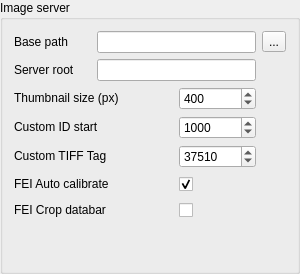
        <widget class="QGroupBox" name="image_server_group_box">
         <property name="sizePolicy">
          <sizepolicy hsizetype="MinimumExpanding" vsizetype="Preferred">
           <horstretch>0</horstretch>
           <verstretch>0</verstretch>
          </sizepolicy>
         </property>
         <property name="minimumSize">
          <size>
           <width>300</width>
           <height>0</height>
          </size>
         </property>
         <property name="title">
          <string>Image server</string>
         </property>
         <layout class="QVBoxLayout" name="verticalLayout_4">
          <item>
           <layout class="QGridLayout" name="gridLayout_2">
            <item row="1" column="0">
             <widget class="QLabel" name="server_root_label">
              <property name="sizePolicy">
               <sizepolicy hsizetype="Preferred" vsizetype="Fixed">
                <horstretch>0</horstretch>
                <verstretch>0</verstretch>
               </sizepolicy>
              </property>
              <property name="text">
               <string>Server root</string>
              </property>
              <property name="buddy">
               <cstring>server_root_field</cstring>
              </property>
             </widget>
            </item>
            <item row="2" column="0" colspan="2">
             <widget class="QLabel" name="img_thumb_size_label">
              <property name="sizePolicy">
               <sizepolicy hsizetype="Preferred" vsizetype="Fixed">
                <horstretch>0</horstretch>
                <verstretch>0</verstretch>
               </sizepolicy>
              </property>
              <property name="text">
               <string>Thumbnail size (px)</string>
              </property>
              <property name="buddy">
               <cstring>img_thumb_size_spinbox</cstring>
              </property>
             </widget>
            </item>
            <item row="3" column="2">
             <widget class="QSpinBox" name="custom_id_start_spinBox">
              <property name="sizePolicy">
               <sizepolicy hsizetype="Minimum" vsizetype="Fixed">
                <horstretch>0</horstretch>
                <verstretch>0</verstretch>
               </sizepolicy>
              </property>
              <property name="whatsThis">
               <string>&lt;html&gt;&lt;head/&gt;&lt;body&gt;&lt;p&gt;&lt;span style=&quot; font-size:14pt; font-weight:600;&quot;&gt;Custom ID start&lt;/span&gt;&lt;/p&gt;&lt;p&gt;If the picture ID is not provided in the filename or not recorded in the TIFF tags, then a custom one will be generated starting from the value of this variable.&lt;/p&gt;&lt;/body&gt;&lt;/html&gt;</string>
              </property>
              <property name="maximum">
               <number>999999</number>
              </property>
              <property name="value">
               <number>1000</number>
              </property>
             </widget>
            </item>
            <item row="0" column="0">
             <widget class="QLabel" name="base_path_label">
              <property name="sizePolicy">
               <sizepolicy hsizetype="Preferred" vsizetype="Fixed">
                <horstretch>0</horstretch>
                <verstretch>0</verstretch>
               </sizepolicy>
              </property>
              <property name="text">
               <string>Base path</string>
              </property>
              <property name="buddy">
               <cstring>base_path_field</cstring>
              </property>
             </widget>
            </item>
            <item row="0" column="1" colspan="2">
             <widget class="QLineEdit" name="base_path_field">
              <property name="sizePolicy">
               <sizepolicy hsizetype="Expanding" vsizetype="Fixed">
                <horstretch>0</horstretch>
                <verstretch>0</verstretch>
               </sizepolicy>
              </property>
              <property name="whatsThis">
               <string>&lt;html&gt;&lt;head/&gt;&lt;body&gt;&lt;p&gt;&lt;span style=&quot; font-size:14pt; font-weight:600;&quot;&gt;Image server base path&lt;/span&gt;&lt;/p&gt;&lt;p&gt;Images are not uploaded to the ELOG because they are generally too many for a single post. All images (TIF, PNG and Thumbnail) are served by another webserver. &lt;/p&gt;&lt;p&gt;This base path is the location where all images are saved. &lt;/p&gt;&lt;p&gt;For example. Assume that:&lt;/p&gt;&lt;p&gt;- base path is &lt;span style=&quot; font-weight:600;&quot;&gt;c:\Pictures\Microscopy&lt;/span&gt;&lt;/p&gt;&lt;p&gt;- server roor is &lt;span style=&quot; font-weight:600;&quot;&gt;https://my-image-server/pics&lt;/span&gt;&lt;/p&gt;&lt;p&gt;So a picture saved in c:\Pictures\Microscopy\MyExperiment\Sample\image1.tif will be made available as https://my-image-server/pics/MyExperiment/Sample/image1.tif&lt;/p&gt;&lt;/body&gt;&lt;/html&gt;</string>
              </property>
             </widget>
            </item>
            <item row="4" column="2">
             <widget class="QSpinBox" name="custom_id_tiff_tag_spinBok">
              <property name="sizePolicy">
               <sizepolicy hsizetype="Minimum" vsizetype="Fixed">
                <horstretch>0</horstretch>
                <verstretch>0</verstretch>
               </sizepolicy>
              </property>
              <property name="whatsThis">
               <string>&lt;html&gt;&lt;head/&gt;&lt;body&gt;&lt;p&gt;&lt;span style=&quot; font-size:14pt; font-weight:600;&quot;&gt;Custom TIFF Tag&lt;/span&gt;&lt;/p&gt;&lt;p&gt;The value of the picture ID is written in the image TIFF tags. The value of this variable represent the TIFF tag to be used. &lt;/p&gt;&lt;p&gt;Be careful when changing this value!&lt;/p&gt;&lt;/body&gt;&lt;/html&gt;</string>
              </property>
              <property name="maximum">
               <number>999999</number>
              </property>
              <property name="value">
               <number>37510</number>
              </property>
             </widget>
            </item>
            <item row="3" column="0" colspan="2">
             <widget class="QLabel" name="label_6">
              <property name="sizePolicy">
               <sizepolicy hsizetype="Preferred" vsizetype="Fixed">
                <horstretch>0</horstretch>
                <verstretch>0</verstretch>
               </sizepolicy>
              </property>
              <property name="text">
               <string>Custom ID start</string>
              </property>
              <property name="buddy">
               <cstring>custom_id_start_spinBox</cstring>
              </property>
             </widget>
            </item>
            <item row="6" column="0" colspan="2">
             <widget class="QLabel" name="label_9">
              <property name="sizePolicy">
               <sizepolicy hsizetype="Preferred" vsizetype="Fixed">
                <horstretch>0</horstretch>
                <verstretch>0</verstretch>
               </sizepolicy>
              </property>
              <property name="text">
               <string>FEI Crop databar</string>
              </property>
              <property name="buddy">
               <cstring>fei_crop_databar_checkbok</cstring>
              </property>
             </widget>
            </item>
            <item row="6" column="2">
             <widget class="QCheckBox" name="fei_crop_databar_checkbok">
              <property name="sizePolicy">
               <sizepolicy hsizetype="Minimum" vsizetype="Fixed">
                <horstretch>0</horstretch>
                <verstretch>0</verstretch>
               </sizepolicy>
              </property>
              <property name="minimumSize">
               <size>
                <width>0</width>
                <height>20</height>
               </size>
              </property>
              <property name="whatsThis">
               <string>&lt;html&gt;&lt;head/&gt;&lt;body&gt;&lt;p&gt;&lt;span style=&quot; font-size:14pt; font-weight:600;&quot;&gt;FEI Crop databar&lt;/span&gt;&lt;/p&gt;&lt;p&gt;Perform automatic databar cropping of FEI images. The original image with databar will also be stored, meaning that activating this option will double the disk space usage for the project.&lt;/p&gt;&lt;/body&gt;&lt;/html&gt;</string>
              </property>
              <property name="text">
               <string/>
              </property>
              <property name="checked">
               <bool>false</bool>
              </property>
             </widget>
            </item>
            <item row="0" column="3">
             <widget class="QToolButton" name="search_basepath_button">
              <property name="sizePolicy">
               <sizepolicy hsizetype="Fixed" vsizetype="Fixed">
                <horstretch>0</horstretch>
                <verstretch>0</verstretch>
               </sizepolicy>
              </property>
              <property name="text">
               <string>...</string>
              </property>
              <property name="icon">
               <iconset resource="resource.qrc">
                <normaloff>:/resources/icons8-opened-folder-30.png</normaloff>:/resources/icons8-opened-folder-30.png</iconset>
              </property>
             </widget>
            </item>
            <item row="5" column="2">
             <widget class="QCheckBox" name="fei_auto_calibrated_checkbok">
              <property name="sizePolicy">
               <sizepolicy hsizetype="Minimum" vsizetype="Fixed">
                <horstretch>0</horstretch>
                <verstretch>0</verstretch>
               </sizepolicy>
              </property>
              <property name="minimumSize">
               <size>
                <width>0</width>
                <height>20</height>
               </size>
              </property>
              <property name="whatsThis">
               <string>&lt;html&gt;&lt;head/&gt;&lt;body&gt;&lt;p&gt;&lt;span style=&quot; font-size:14pt; font-weight:600;&quot;&gt;FEI Auto calibrate&lt;/span&gt;&lt;/p&gt;&lt;p&gt;Perform automatic calibration of FEI images when adding them to the protocol. &lt;/p&gt;&lt;/body&gt;&lt;/html&gt;</string>
              </property>
              <property name="text">
               <string/>
              </property>
              <property name="checked">
               <bool>true</bool>
              </property>
             </widget>
            </item>
            <item row="1" column="1" colspan="2">
             <widget class="QLineEdit" name="server_root_field">
              <property name="sizePolicy">
               <sizepolicy hsizetype="Expanding" vsizetype="Fixed">
                <horstretch>0</horstretch>
                <verstretch>0</verstretch>
               </sizepolicy>
              </property>
              <property name="whatsThis">
               <string>&lt;html&gt;&lt;head/&gt;&lt;body&gt;&lt;p&gt;&lt;span style=&quot; font-size:14pt; font-weight:600;&quot;&gt;Image server root&lt;/span&gt;&lt;/p&gt;&lt;p&gt;Images are not uploaded to the ELOG because they are generally too many for a single post. All images (TIF, PNG and Thumbnail) are served by another webserver. &lt;/p&gt;&lt;p&gt;This server root is a URL pointing to the base of the image server.&lt;/p&gt;&lt;p&gt;For example. Assume that:&lt;/p&gt;&lt;p&gt;- base path is &lt;span style=&quot; font-weight:600;&quot;&gt;c:\Pictures\Microscopy&lt;/span&gt;&lt;/p&gt;&lt;p&gt;- server roor is &lt;span style=&quot; font-weight:600;&quot;&gt;https://my-image-server/pics&lt;/span&gt;&lt;/p&gt;&lt;p&gt;So a picture saved in c:\Pictures\Microscopy\MyExperiment\Sample\image1.tif will be made available as https://my-image-server/pics/MyExperiment/Sample/image1.tif&lt;/p&gt;&lt;/body&gt;&lt;/html&gt;</string>
              </property>
             </widget>
            </item>
            <item row="5" column="0" colspan="2">
             <widget class="QLabel" name="label_8">
              <property name="sizePolicy">
               <sizepolicy hsizetype="Preferred" vsizetype="Fixed">
                <horstretch>0</horstretch>
                <verstretch>0</verstretch>
               </sizepolicy>
              </property>
              <property name="text">
               <string>FEI Auto calibrate</string>
              </property>
              <property name="buddy">
               <cstring>fei_auto_calibrated_checkbok</cstring>
              </property>
             </widget>
            </item>
            <item row="2" column="2">
             <widget class="QSpinBox" name="img_thumb_size_spinbox">
              <property name="sizePolicy">
               <sizepolicy hsizetype="Minimum" vsizetype="Fixed">
                <horstretch>0</horstretch>
                <verstretch>0</verstretch>
               </sizepolicy>
              </property>
              <property name="whatsThis">
               <string>&lt;html&gt;&lt;head/&gt;&lt;body&gt;&lt;p&gt;&lt;span style=&quot; font-size:14pt; font-weight:600;&quot;&gt;Thumbnail size&lt;/span&gt;&lt;/p&gt;&lt;p&gt;Select the width in pixel of the png thumbnail pictures.&lt;/p&gt;&lt;/body&gt;&lt;/html&gt;</string>
              </property>
              <property name="suffix">
               <string/>
              </property>
              <property name="maximum">
               <number>1024</number>
              </property>
              <property name="value">
               <number>400</number>
              </property>
             </widget>
            </item>
            <item row="4" column="0" colspan="2">
             <widget class="QLabel" name="label_7">
              <property name="sizePolicy">
               <sizepolicy hsizetype="Preferred" vsizetype="Fixed">
                <horstretch>0</horstretch>
                <verstretch>0</verstretch>
               </sizepolicy>
              </property>
              <property name="text">
               <string>Custom TIFF Tag</string>
              </property>
              <property name="buddy">
               <cstring>custom_id_tiff_tag_spinBok</cstring>
              </property>
             </widget>
            </item>
            <item row="7" column="0">
             <spacer name="verticalSpacer">
              <property name="orientation">
               <enum>Qt::Vertical</enum>
              </property>
              <property name="sizeHint" stdset="0">
               <size>
                <width>20</width>
                <height>40</height>
               </size>
              </property>
             </spacer>
            </item>
           </layout>
          </item>
         </layout>
        </widget>
